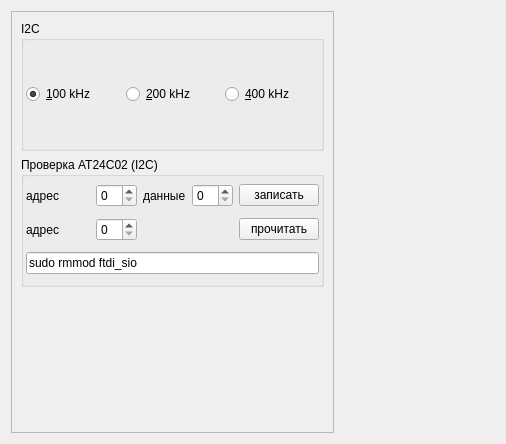
<?xml version="1.0" encoding="UTF-8"?>
<ui version="4.0">
 <class>MainBox</class>
 <widget class="QWidget" name="MainBox">
  <property name="geometry">
   <rect>
    <x>0</x>
    <y>0</y>
    <width>506</width>
    <height>444</height>
   </rect>
  </property>
  <property name="windowTitle">
   <string>Dialog</string>
  </property>
  <layout class="QHBoxLayout" name="horizontalLayout">
   <item>
    <widget class="QFrame" name="frame">
     <property name="sizePolicy">
      <sizepolicy hsizetype="Fixed" vsizetype="Preferred">
       <horstretch>0</horstretch>
       <verstretch>0</verstretch>
      </sizepolicy>
     </property>
     <property name="frameShape">
      <enum>QFrame::StyledPanel</enum>
     </property>
     <property name="frameShadow">
      <enum>QFrame::Raised</enum>
     </property>
     <layout class="QVBoxLayout" name="verticalLayout_3">
      <item>
       <widget class="QGroupBox" name="groupBox_4">
        <property name="title">
         <string>I2C</string>
        </property>
        <layout class="QHBoxLayout" name="horizontalLayout_6">
         <property name="leftMargin">
          <number>2</number>
         </property>
         <property name="topMargin">
          <number>2</number>
         </property>
         <property name="rightMargin">
          <number>2</number>
         </property>
         <property name="bottomMargin">
          <number>2</number>
         </property>
         <item>
          <widget class="QRadioButton" name="rb_100">
           <property name="text">
            <string>&amp;100 kHz</string>
           </property>
           <property name="checked">
            <bool>true</bool>
           </property>
          </widget>
         </item>
         <item>
          <widget class="QRadioButton" name="rb_200">
           <property name="text">
            <string>&amp;200 kHz</string>
           </property>
          </widget>
         </item>
         <item>
          <widget class="QRadioButton" name="rb_400">
           <property name="text">
            <string>&amp;400 kHz</string>
           </property>
          </widget>
         </item>
        </layout>
       </widget>
      </item>
      <item>
       <widget class="QGroupBox" name="groupBox">
        <property name="title">
         <string>Проверка AT24C02 (I2C)</string>
        </property>
        <layout class="QVBoxLayout" name="verticalLayout_2">
         <property name="leftMargin">
          <number>2</number>
         </property>
         <property name="topMargin">
          <number>2</number>
         </property>
         <property name="rightMargin">
          <number>2</number>
         </property>
         <property name="bottomMargin">
          <number>2</number>
         </property>
         <item>
          <layout class="QHBoxLayout" name="horizontalLayout_2">
           <item>
            <widget class="QLabel" name="label">
             <property name="minimumSize">
              <size>
               <width>64</width>
               <height>0</height>
              </size>
             </property>
             <property name="text">
              <string>адрес</string>
             </property>
            </widget>
           </item>
           <item>
            <widget class="QSpinBox" name="sbWriteAddress"/>
           </item>
           <item>
            <widget class="QLabel" name="label_2">
             <property name="text">
              <string>данные</string>
             </property>
            </widget>
           </item>
           <item>
            <widget class="QSpinBox" name="sbWriteData"/>
           </item>
           <item>
            <widget class="QPushButton" name="btnWrite">
             <property name="text">
              <string>записать</string>
             </property>
            </widget>
           </item>
          </layout>
         </item>
         <item>
          <layout class="QHBoxLayout" name="horizontalLayout_3">
           <item>
            <widget class="QLabel" name="label_3">
             <property name="minimumSize">
              <size>
               <width>64</width>
               <height>0</height>
              </size>
             </property>
             <property name="text">
              <string>адрес</string>
             </property>
            </widget>
           </item>
           <item>
            <widget class="QSpinBox" name="sbReadAddress"/>
           </item>
           <item>
            <spacer name="horizontalSpacer">
             <property name="orientation">
              <enum>Qt::Horizontal</enum>
             </property>
             <property name="sizeHint" stdset="0">
              <size>
               <width>40</width>
               <height>20</height>
              </size>
             </property>
            </spacer>
           </item>
           <item>
            <widget class="QPushButton" name="btnRead">
             <property name="text">
              <string>прочитать</string>
             </property>
            </widget>
           </item>
          </layout>
         </item>
         <item>
          <widget class="QLineEdit" name="lineEdit">
           <property name="text">
            <string>sudo rmmod ftdi_sio</string>
           </property>
           <property name="readOnly">
            <bool>true</bool>
           </property>
          </widget>
         </item>
        </layout>
       </widget>
      </item>
      <item>
       <widget class="SerialBox5" name="serial_widget" native="true"/>
      </item>
     </layout>
    </widget>
   </item>
   <item>
    <widget class="GrapherBox" name="grapher_widget" native="true"/>
   </item>
  </layout>
 </widget>
 <customwidgets>
  <customwidget>
   <class>GrapherBox</class>
   <extends>QWidget</extends>
   <header>grapherbox.hpp</header>
   <container>1</container>
  </customwidget>
  <customwidget>
   <class>SerialBox5</class>
   <extends>QWidget</extends>
   <header>serialbox5.hpp</header>
   <container>1</container>
  </customwidget>
 </customwidgets>
 <resources/>
 <connections/>
</ui>
